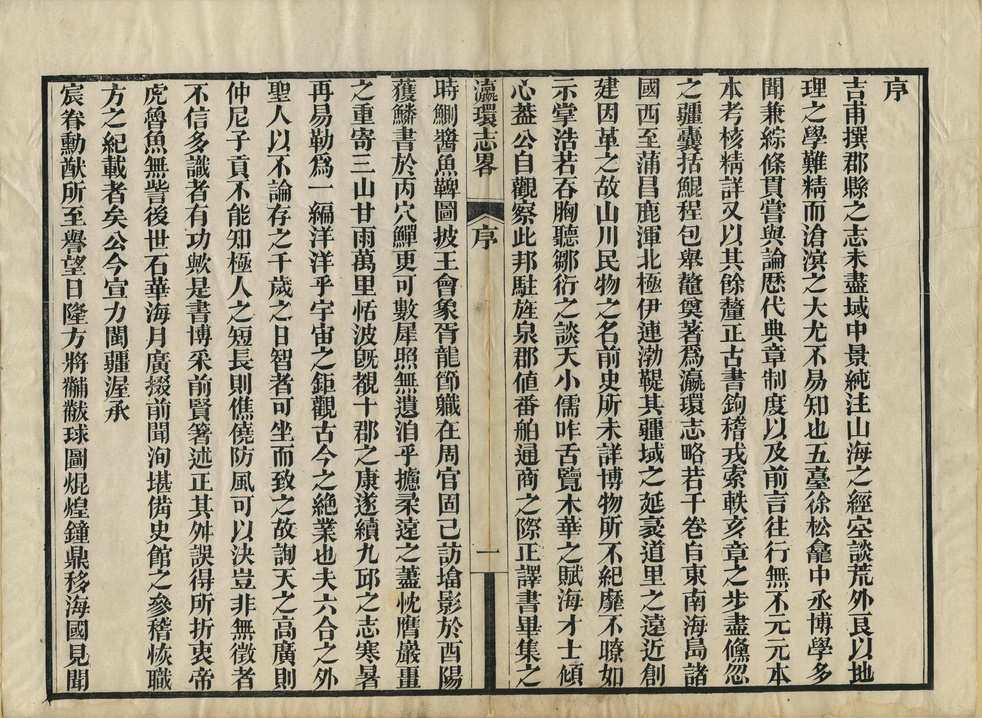
#> input picture data/datasets/book1/wdl_13516_003.jpg, 982 x 718 px, shrunk from 4799 x 3510 before the run
$ python -i processing.py   (imports and definitions only)
#> lines starting #> are read from the running program, lines starting #| are printed output that depends on the picture; after the words box and inside, x2 and y2 are one past the last pixel; in counts of white or black regions, pixels touching at a corner belong together
import numpy as np
from scipy import ndimage
from skimage import measure

def filter_binary_patch(binary_img, min_size_black=50, min_size_white=50):
    """
    Filter a binary image by removing small components and border-touching components.

    Parameters:
    -----------
    binary_img : numpy.ndarray
        Binary image (2D array with 0s and 1s)
    min_size : int
        Minimum size (in pixels) for components to keep in both image and inverse

    Returns:
    --------
    filtered_img : numpy.ndarray
        Filtered binary image
    """

    # # Step 0: Crop to minimum bounding rectangle
    # filtered_img = crop_to_content(binary_img)

    # # Step 1: Remove small border-touching components FIRST
    # filtered_img = remove_border_components(filtered_img, border_min_size)

    # Step 2: Find connected components and remove small ones
    labeled_img = measure.label(binary_img, connectivity=2)
    filtered_img = remove_small_components(binary_img, labeled_img, min_size_white)

    # Step 3: Process the inverse image (fill small holes)
    inverse_img = 1 - filtered_img
    labeled_inverse = measure.label(inverse_img, connectivity=2)
    filtered_inverse = remove_small_components(inverse_img, labeled_inverse, min_size_black)

    # Convert back to get the filtered original
    filtered_img = 1 - filtered_inverse

    return filtered_img

def remove_small_components(binary_img, labeled_img, min_size):
    """Remove components smaller than min_size."""
    # Get properties of all components
    regions = measure.regionprops(labeled_img)

    # Create output image
    output = np.zeros_like(binary_img)

    # Keep only large enough components
    for region in regions:
        if region.area >= min_size:
            output[labeled_img == region.label] = 1

    return output


# [45 lines left out: functions remove_border_components, crop_to_content, not called in this run]

>>> import cv2
>>> picture = cv2.imread('../../data/datasets/book1/wdl_13516_003.jpg', cv2.IMREAD_GRAYSCALE)
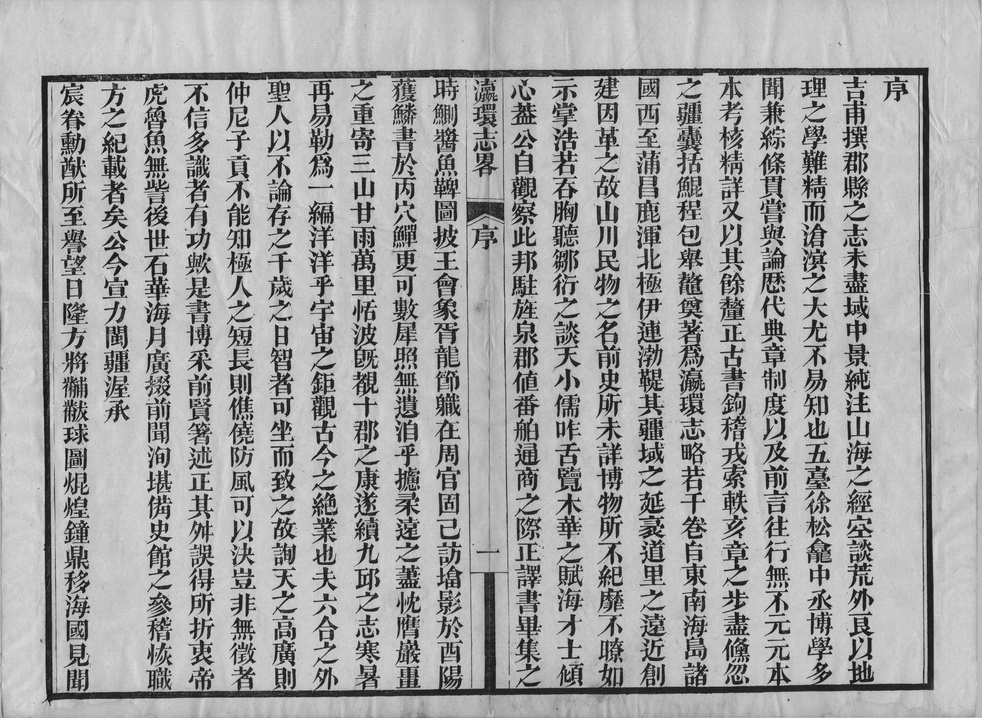
#> picture: shape (718, 982); min 4, max 224, mean 165.8
>>> result = filter_binary_patch(picture)
#> in filter_binary_patch, `labeled_img = measure.label(binary_img, connectivity=2)`:
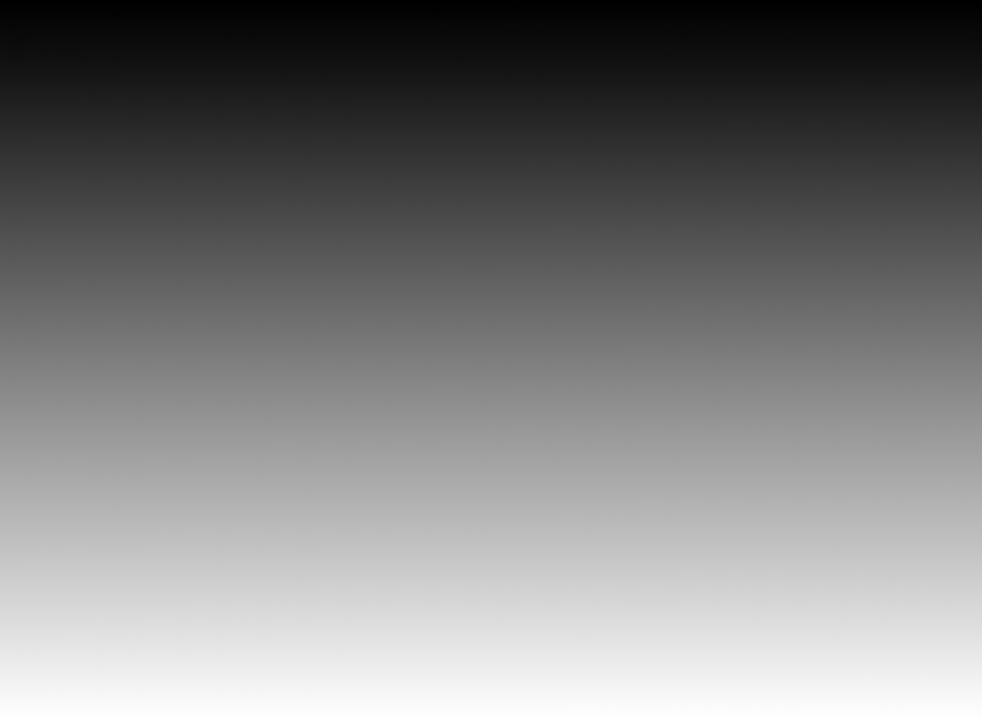
#> labeled_img: shape (718, 982) int64; min 1, max 531959, mean 262746.9; drawn with min black and max white
#> in remove_small_components, `regions = measure.regionprops(labeled_img)`: regions = 531959 regions
#> after the loop in remove_small_components, `for region in regions:`: output: shape (718, 982); every value is 0
#> in filter_binary_patch, `inverse_img = 1 - filtered_img`: inverse_img: shape (718, 982); every value is 1
#> in filter_binary_patch, `labeled_inverse = measure.label(inverse_img, connectivity=2)`: labeled_inverse: shape (718, 982) int64; every value is 1
#> in remove_small_components (call 2), `regions = measure.regionprops(labeled_img)`: regions = 1 regions; box (x1, y1, x2, y2) and area: (0, 0, 982, 718) 705076
#> the loop in remove_small_components (call 2), `for region in regions:` made 1 pass
